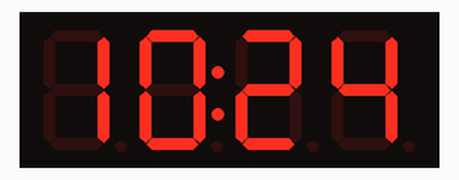
Recording of a program running on a simulated ESP32. Parts: 4-digit seven-segment display. WiFi joins after 1.5 s; servers stay silent unless stated; the local clock reads 2024-03-15 10:24:30 at power-on unless the program sets it; what the program prints to the serial monitor is not drawn.

Above: at 1.6 s.
At 90.4 s:
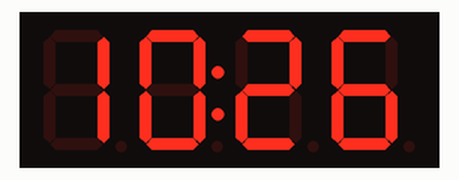

Measured:
- what the display in image 0 shows lasts 28.6 s, from 1.5 s to 30.1 s

The program:

main.cpp
```cpp
#include <Arduino.h>
#include <WiFi.h>
#include <time.h>
#include <TM1637Display.h>
#include "wifi_credentials.h"


// NTP
const char* ntpServer1 = "ntp.nict.jp";
const char* ntpServer2 = "time.google.com";
const char* ntpServer3 = "ntp.jst.mfeed.ad.jp";
const long gmtOffset_sec = 9 * 3600; // JST (GMT+9)
const int daylightOffset_sec = 0;
unsigned long lastSyncTime = 0;
const unsigned long syncInterval = 3600000; // 1 hour

// TM1637
#define CLK 17
#define DIO 16
TM1637Display display(CLK, DIO);

void syncTime() {
  Serial.println("Starting WiFi and time sync...");
  WiFi.mode(WIFI_STA);
  WiFi.begin(ssid, password);
  Serial.printf("Connecting to %s ", ssid);

  int connect_wait = 0;
  while (WiFi.status() != WL_CONNECTED) {
    delay(500);
    Serial.print(".");
    connect_wait++;
    if (connect_wait > 20) { // 10秒待っても接続できなかったら
      Serial.println(" WiFi connection failed.");
      WiFi.mode(WIFI_OFF);
      return; // Wi-Fi接続に失敗したら同期処理を中断
    }
  }
  Serial.println(" CONNECTED");

  // NTP設定
  configTime(gmtOffset_sec, daylightOffset_sec, ntpServer1, ntpServer2, ntpServer3);

  // 時刻が取得できるまで少し待つ
  struct tm timeinfo;
  int retry_count = 0;
  while (!getLocalTime(&timeinfo)) {
    Serial.println("Waiting for time sync...");
    delay(1000);
    retry_count++;
    if (retry_count > 10) { // 10秒待っても同期できなかったら
        Serial.println("Time sync failed.");
        WiFi.disconnect(true);
        WiFi.mode(WIFI_OFF);
        return; // 同期に失敗したら中断
    }
  }
  Serial.println("Time successfully synced.");

  // WiFi切断
  WiFi.disconnect(true);
  WiFi.mode(WIFI_OFF);
  Serial.println("WiFi disconnected.");
  lastSyncTime = millis();
}

void adjustBrightness(struct tm* timeinfo) {
  uint8_t hour = timeinfo->tm_hour;
  if (hour >= 7 && hour < 19) {
    display.setBrightness(0x0f); // Daytime
  } else {
    display.setBrightness(0x08); // Nighttime
  }
}

void printLocalTime()
{
  struct tm timeinfo;
  if(!getLocalTime(&timeinfo)){
    Serial.println("Failed to obtain time");
    return;
  }
  Serial.println(&timeinfo, "%A, %B %d %Y %H:%M:%S");

  adjustBrightness(&timeinfo);

  uint8_t hours = timeinfo.tm_hour;
  uint8_t minutes = timeinfo.tm_min;

  uint8_t segment_data[] = {
    display.encodeDigit(hours / 10),    // Hour Tens
    display.encodeDigit(hours % 10),    // Hour Units
    display.encodeDigit(minutes / 10),  // Minute Tens
    display.encodeDigit(minutes % 10)   // Minute Units
  };

  // 2桁目（時と分の間）にコロンを点灯させる
  segment_data[1] |= 0x80; // DP_BIT (or colon for 4-digit displays)

  display.setSegments(segment_data);
}

void setup()
{
  Serial.begin(115200);

  // 初回時刻同期
  syncTime();

  // 初回時刻表示
  printLocalTime();
}

void loop()
{
  // 1時間ごとに時刻を同期
  if (millis() - lastSyncTime > syncInterval) {
    syncTime();
  }

  // 1秒ごとに表示を更新
  printLocalTime();
  delay(1000);
}
```

wifi_credentials.h
```cpp
#ifndef WIFI_CREDENTIALS_H
#define WIFI_CREDENTIALS_H

// WiFi
const char* ssid = "your_ssid";
const char* password = "your_password";

#endif // WIFI_CREDENTIALS_H
```
